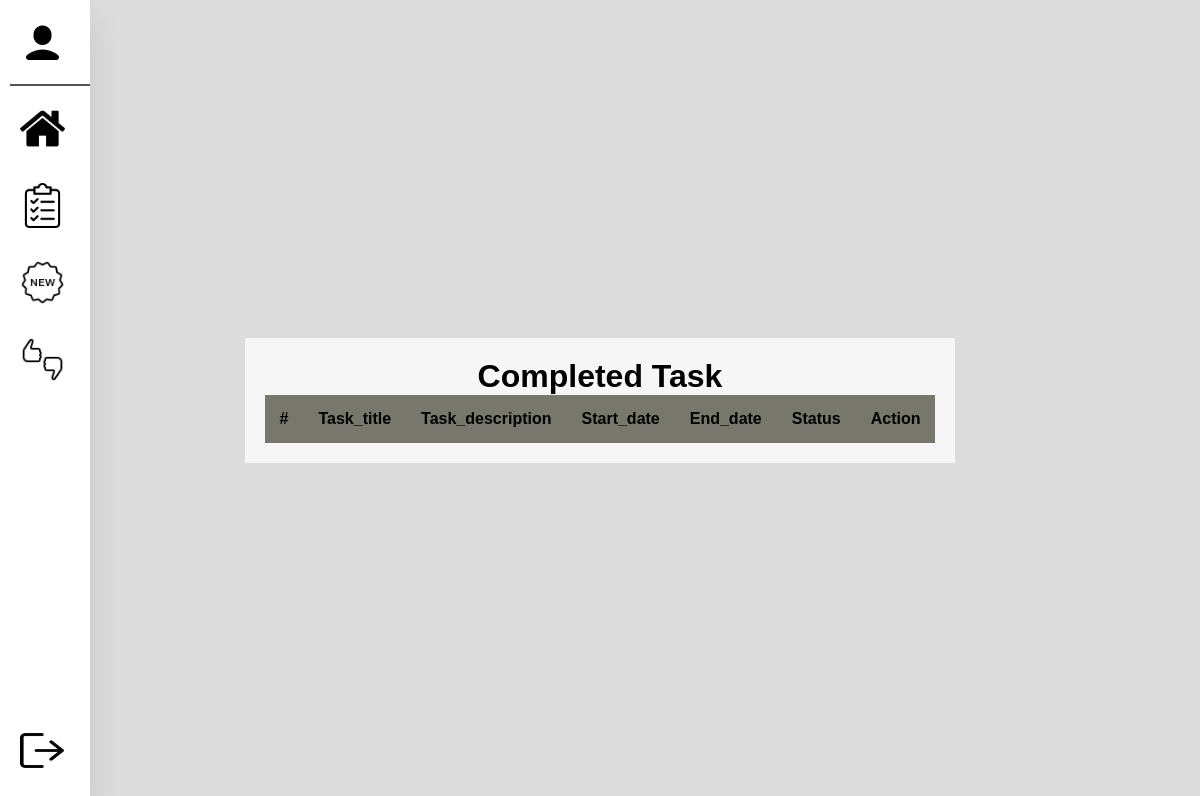
The app's page /Employeesite/home_cards/completed_task.php (signed in), older data.
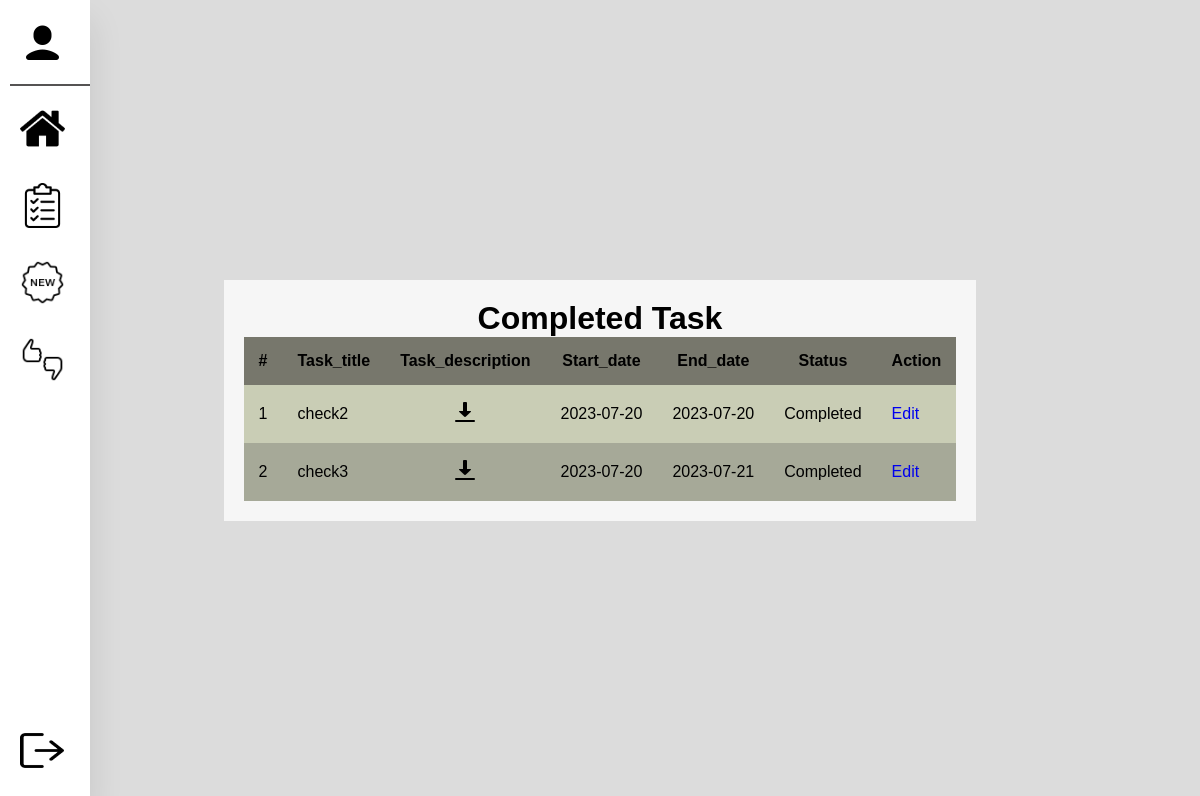
The same page, newer data.
### tables this page shows
CREATE TABLE `tasks` (
  `task_id` int(11) NOT NULL,
  `d_id` int(50) DEFAULT NULL,
  `task_title` varchar(50) DEFAULT NULL,
  `status` varchar(50) NOT NULL,
  `task_description` varchar(200) NOT NULL,
  `start_date` date NOT NULL,
  `end_date` date NOT NULL,
  `m_id` int(11) DEFAULT NULL,
  `e_id` int(11) DEFAULT NULL,
  `completed_task` tinyint(1) NOT NULL,
  `file_name` varchar(60) DEFAULT NULL,
  `feedback` varchar(500) DEFAULT NULL,
  `started_task` date DEFAULT NULL,
  `finished_task` date NOT NULL
);

### Employeesite/home_cards/completed_task.php (the view, shortened to what this page needs)
<!DOCTYPE html>
<html lang="en">
  <head>
    <link rel="stylesheet" href="../css/task_employee.css" />
  </head>
  <body>
    <?php  $conn = mysqli_connect("localhost","root","","workprogresstracker");
        if(isset($_SESSION['username']))
        {
         $sessionid =$_SESSION['id'];
    ?>
    <nav>
      <ul>
        <li>
          <a href="#" class="logo first">
            <img src="../icons_emp/user.png" alt="" />
          </a>
        </li>
        <li>
          <a href="http://localhost/work-progress-tracker/Work-progress-tracker/Employeesite/home_employee.php" class="logo">
            <img src="../icons_emp/home.png" alt="" />
          </a>
        </li>
        <li>
          <a href="http://localhost/work-progress-tracker/Work-progress-tracker/Employeesite/task_employee.php" class="logo">
            <img src="../icons_emp/task.png" alt="" />
          </a>
        </li>
        <li>
          <a href="http://localhost/work-progress-tracker/Work-progress-tracker/Employeesite/update_employee.php" class="logo">
            <img src="../icons_emp/new.png" alt="" />
          </a>
        </li>
        <li>
          <a href="http://localhost/work-progress-tracker/Work-progress-tracker/Employeesite/feedback_home.php#" class="logo">
            <img src="../icons_emp/feedback.png" alt="" />
          </a>
        </li>
        <li>
          <a href="../../unsetvariable.php?unset=true" class="logo last">
            <img src="../icons_emp/logout.png" style="width: 44px;height: 35px;" alt="" />
          </a>
        </li>
      </ul>
    </nav>
    <div id="container">
      <?php
              $sql = "Select * from tasks where e_id = $sessionid and status = 'Completed'";
              $result = mysqli_query($conn,$sql);
              ?>
              <div id="table_data">
            <table style="border: none; border-collapse: collapse;" >
              <h1 style="text-align:center;">Completed Task</h1>
              <tr>
                <th>#</th>
                <th>Task_title</th>
                <th>Task_description</th>
                <th>Start_date</th>
                <th>End_date</th>
                <th>Status</th>
                <th>Action</th>
              </tr>
                <?php
                $idnum=1;
                while($row = $result->fetch_assoc()){
                 if($result->num_rows < 0)
                 {
                  echo '';
                 }
                 else{
                  $task_id=$row['task_id'];
                ?>
              <tr>
                <td><?php echo $idnum?> </td>
                <td><?php echo $row['task_title'];?></td>
                <td style="text-align: center;"><a href="../../description_tasks/<?php echo $row['task_description']?>" download ><img src="../../icons/download-icon.png" alt="download" srcset=""></a></td>
                <td><?php echo $row['start_date'];?></td>
                <td><?php echo $row['end_date'];?></td>
                <td><?php echo $row['status'];?></td>
                  <td><a href="../task_action/edit_status_task.php?task_id=<?php echo $task_id; ?>">Edit</a></td>
              </tr>
              <?php
                $idnum++;
                }
              }
                ?>
            </table>
        </div>
    </div>
    <?php
        }
        else{
          echo "";
        }
    ?>
  </body>
</html>

Row changes from the older to the newer data that the page shows:
added tasks: task_title "check2", start_date "2023-07-20", end_date "2023-07-20", status "Completed"
added tasks: task_title "check3", start_date "2023-07-20", end_date "2023-07-21", status "Completed"
